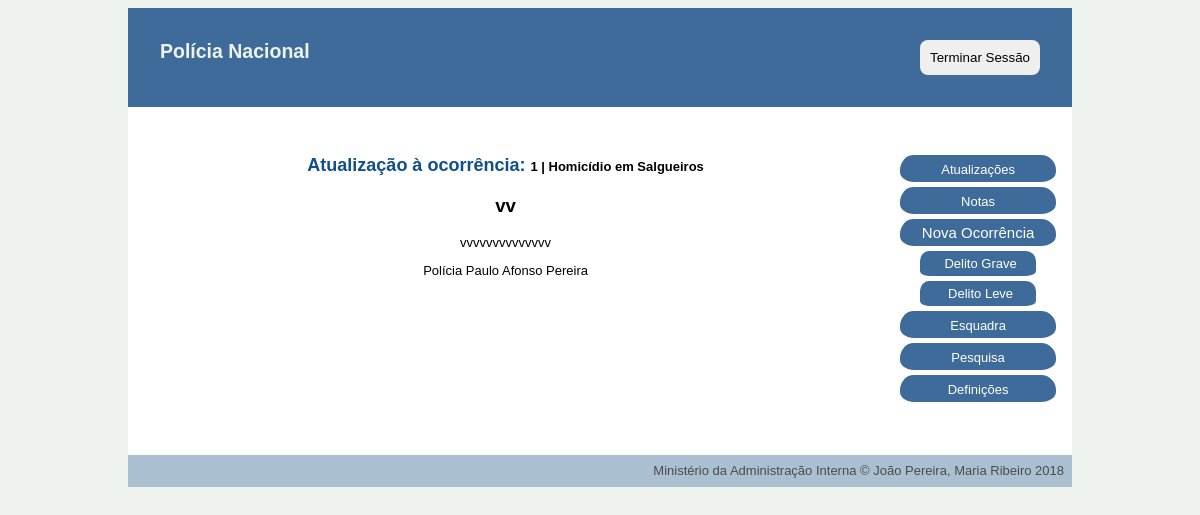
Before: /pages/updates.php (signed in) with the older database file.
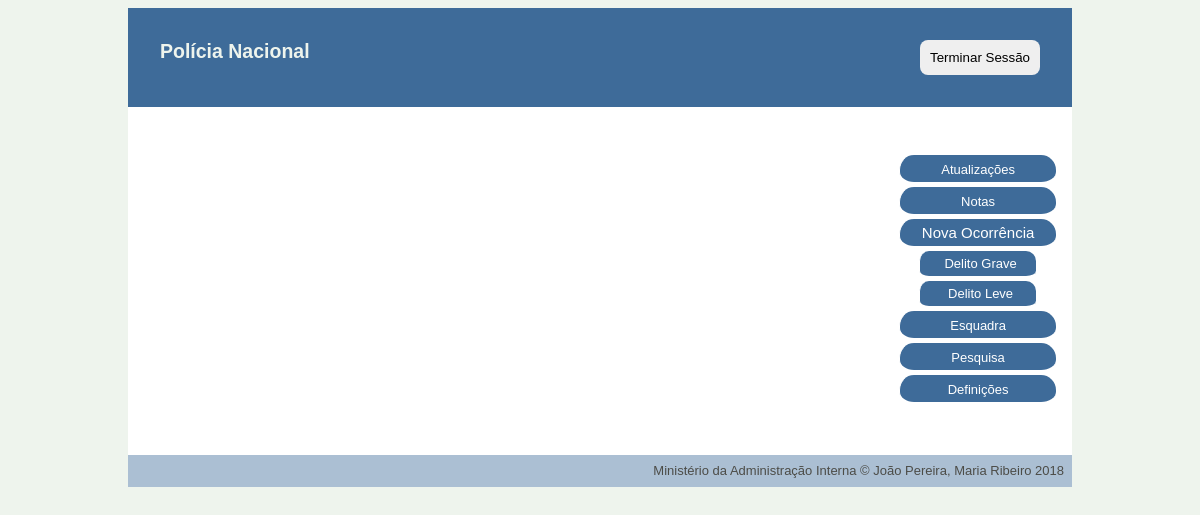
After: the same page with the newer database file.
### tables this page shows
CREATE TABLE updates (
    id INTEGER PRIMARY KEY,
    title VARCHAR NOT NULL,
    text VARCHAR NOT NULL,
    username_personnel VARCHAR REFERENCES personnel NOT NULL,
    id_occurrence INTEGER REFERENCES occurrence NOT NULL,
    date_hour datetime NOT NULL
);

CREATE TABLE occurrences (
    id INTEGER PRIMARY KEY,
    type integer REFERENCES occ_type NOT NULL,
    title VARCHAR NOT NULL,
    chief_detective VARCHAR REFERENCES personnel,
    state VARCHAR REFERENCES states NOT NULL ,
    oppening_date date NOT NULL,
    location VARCHAR NOT NULL,
    description VARCHAR NOT NULL,
    station VARCHAR REFERENCES stations NOT NULL
);

CREATE TABLE personnel (
    username VARCHAR PRIMARY KEY,
    password VARCHAR NOT NULL,
    email VARCHAR(320) NOT NULL, -- 64 characters for local part + @ + 255 for domain name
    fullname VARCHAR(128) NOT NULL,
    gender VARCHAR NOT NULL,
    birthdate date NOT NULL,
    naturality VARCHAR NOT NULL,
    start_service date NOT NULL,
    school VARCHAR REFERENCES schools NOT NULL,
    position VARCHAR REFERENCES positions NOT NULL,
    station INTEGER REFERENCES stations,
    profile_pic VARCHAR
);

### database/connection.php (called while the page is built, shortened)
<?php $db = new PDO('sqlite:../database/database.db');
function getUserByUsername($username) {
  global $db;
  $query = $db->prepare('SELECT * FROM personnel WHERE username = ?');
  $query->execute(array($username));
  return $query->fetch();
}
function GetUpdatesByUsernameAndMinorOccurrences($username,$station) {
  global $db;
  $query = $db->prepare('SELECT updates.* FROM updates JOIN occurrences ON updates.id_occurrence=occurrences.id JOIN occ_type ON occurrences.type = occ_type.id JOIN works ON occurrences.id = works.id_occurrence WHERE (works.username_personnel=? OR (station=? AND relevance=1)) OR chief_detective=? ');
  $query->execute([$username, $station]);
  return $query->fetchAll();
}
function getOccurrenceById($id) {
  global $db;
  $query = $db->prepare('SELECT * FROM occurrences WHERE id = ?');
  $query->execute(array($id));
  return $query->fetch();
}

### pages/updates.php (the view, shortened to what this page needs)
<?php
include_once('../database/connection.php');
$username = $_SESSION['username'];
$user = getUserByUsername($username);
if ($user['position']=='Diretor Nacional'){
    $updates=GetAllUpdates();
}elseif ($user['position']=='Chefe de Esquadra'){
    $updates=GetUpdatesByStation($user['station']);
}elseif ($user['position']=='Detetive'){
    $updates=GetUpdatesByUsernameAndMinorOccurrences($username,$user['station']);
}elseif ($user['position']=='Polícia'){
    $updates=GetUpdatesByUsername($username);
}
?>
<!DOCTYPE html>
<html>
<head>
    <link href="../css/style.css" rel="stylesheet">
    <link href="../css/layout_one.css" rel="stylesheet">
</head>
<div class="container">
<?php include_once('../common/header_aside.php'); ?>
<body>
    <div id="left">
    <?php foreach ($updates as $update) {
        $occurrence=getOccurrenceById($update['id_occurrence'])?>
        <h1> Atualização à ocorrência: <?php echo "<a href='single_occurrence.php?id=" . $occurrence['id'] . "'>" . $occurrence['id'] . " | " . $occurrence['title'] . "</a>" ?> </h1>
            <h3 class="title"> <?=$update['title']?> </h3>
            <p class="text"> <?=$update['text']?> </p>
            <?php $author=getUserByUsername($update['username_personnel']);?>
                <p class="author"><?=$author['position']." ".$author['fullname']?> </p>
    <?php } ?>
    </div>
</body>
<?php include_once('../common/footer.php'); ?>
    </div>
</html>

Changed rows visible on the page:
removed updates: id_occurrence "1", id_occurrence.title "Homicídio em Salgueiros", title "vv", text "vvvvvvvvvvvvvv", username_personnel.position "Polícia", username_personnel.fullname "Paulo Afonso Pereira"
